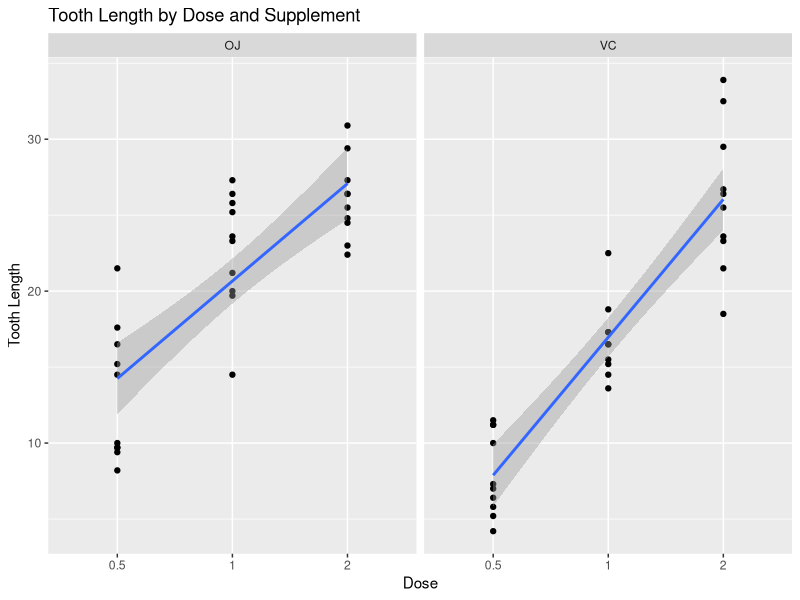
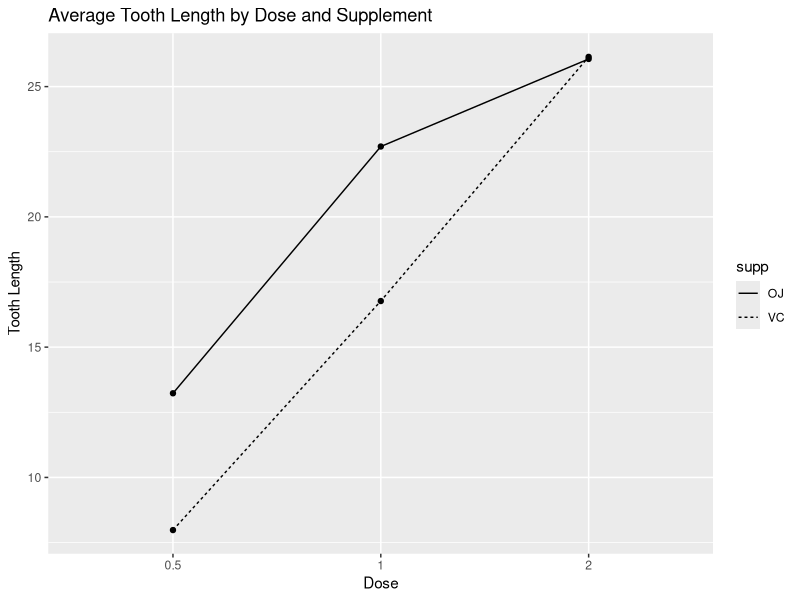

Write R code to recreate these figures, in order. (Note: this script raises an error after producing the figures.)
## ---- chunk 1
library(datasets)
library(ggplot2)

data(ToothGrowth)
tg <- ToothGrowth
tg$dose <- factor(tg$dose)
tgmean <- aggregate(len ~ ., data=tg, mean)

ggplot(tg, aes(x=dose, y=len)) + 
    geom_point() +
    geom_smooth(method="lm", aes(group=1)) + 
    facet_grid(.~supp) +
    labs(x="Dose") +
    labs(y="Tooth Length") +
    labs(title="Tooth Length by Dose and Supplement")

ggplot(tgmean, aes(x=dose, y=len, group=supp)) +
    geom_line(aes(linetype=supp))+
    geom_point() + 
    labs(x="Dose") +
    labs(y="Tooth Length") +
    labs(title="Average Tooth Length by Dose and Supplement")
## ---- chunk 2
t.test(len ~ I(supp), paired=FALSE, data=tg)
## ---- chunk 3
t.test(len ~ I(supp), paired=FALSE, data=tg[tg$dose %in% c("0.5","1"),])
## ---- chunk 4
t.test(len ~ I(supp), paired=FALSE, data=tg[tg$dose == "2",])
## ---- chunk 5
tg$dosegroup <- "low"
tg[tg$dose == "2",]$dosegroup <- "high"

t.test(len ~ I(dosegroup), paired=FALSE, data=tg)
